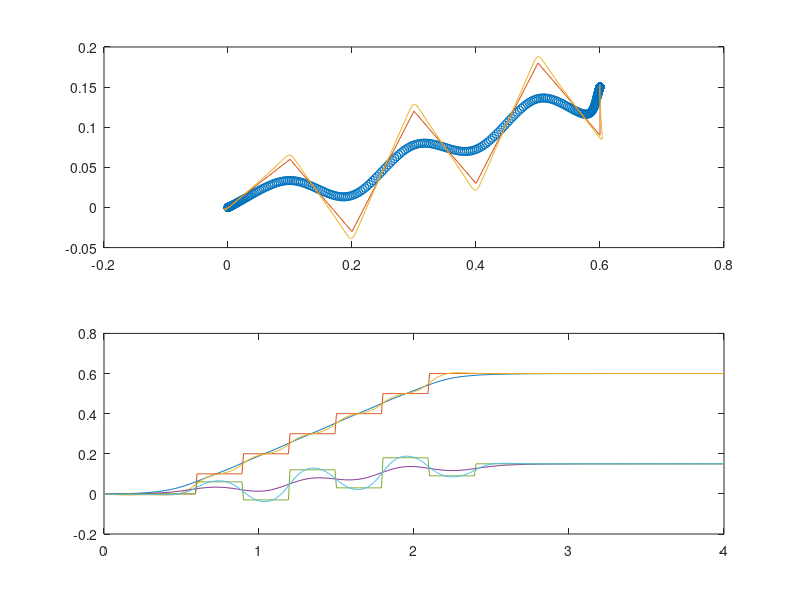

Reproduce this figure in MATLAB.
%%%%%%%%%%%%%%%%%%%%%%%%%%%%%%%%%%%%%%%%%%%%%%%%%%%%%%%%%%%%%%%%%%%%%%%%%%%%%%%%
pkg load control
clear;                                  % 変数の初期化
                                        % ★★★足の着地時間(s)，x方向の位置(m)，y方向の位置(m)
foot = [0 0 0; 0.6 0.1 0.06; 0.9 0.2 -0.03; 1.2 0.3 0.12; 1.5 0.4 0.03; 1.8 0.5 0.18; 2.1 0.6 0.09; 2.4 0.6 0.15; 100 0 0];
forward_period = 1.0;                   % 予見制御の時間(s)
calculate_period = 4.0;                 % 歩行パターンを生成する期間(s)
dt = 0.01;                              % サンプリングタイム (s)
zh = 0.27;                              % 重心位置 (m)
g  = 9.8;                               % 重力加速度 (m/s^2)
A = [0 1 0; 0 0 1; 0 0 0];              % 式(5.8)
B = [0; 0; 1];
C = [1 0 -zh/g];                        % 式(5.9)
D = 0;
sys = ss(A, B, C, D);
sys_d = c2d(sys, dt);                   % 離散化
if (substr(version,1,3)=="3.2")
  [A_d, B_d, C_d, D_d] = sys2ss(sys_d); % 式(5.10)
else
  [A_d, B_d, C_d, D_d] = ssdata(sys_d);
endif
E_d = [dt; 1; 0];                       % 式(5.11)

Zero = [0; 0; 0];                       % 式(5.12),(5.13)
Phai = [1 -C_d*A_d; Zero A_d];
G = [-C_d*B_d; B_d];
GR = [1; Zero];
Gd = [-C_d*E_d; E_d];

Q = zeros(4);
Q(1) = 10^4;                            % ★★★最適制御の重み係数　大：ZMPが理想に近づく
H = 1;                                  % 同じく重み係数　大：入力が少なくなる．

P = dare(Phai, G, Q, H);                % 離散時間系でのリカッチ方程式の解
F = -inv(H+G'*P*G)*G'*P*Phai;                                % ★★★フィードバックゲイン 式(2.13)



x = [0; 0; 0];
y = [0; 0; 0];
xp = x;
yp = x;

t = 0:dt:calculate_period;

%%%%%%%%%%%%%%%%%%%%%%%%%%%%%%%%%%%%%%%%%%%%%%%%%%%%%%%%%%%%%%%%%%%%%%%%%%%%%%%%

i = 1;                                  % 目標ZMP波形の生成
n = 1;                                  % 足の着地時間・位置 foot → 目標ZMPパターン prefx, prefy
for tt = 0:dt:calculate_period+forward_period+1
  if (tt == foot(n,1))
    prefx(i) = foot(n,2);
    prefy(i) = foot(n,3);
    n = n + 1;
  else
    prefx(i) = prefx(i-1);
    prefy(i) = prefy(i-1);
  endif
  i = i + 1;
endfor

%%%%%%%%%%%%%%%%%%%%%%%%%%%%%%%%%%%%%%%%%%%%%%%%%%%%%%%%%%%%%%%%%%%%%%%%%%%%%%%%

i = 0;
ux = uy = 0;

xi = (eye(4)-G*(H+G'*P*G)^(-1)*G'*P)*Phai;

for tt = t
  i = i + 1;
% fd = (H+G'*P*G)^(-1)*G'*(xi')^1*P*Gd;	% 外乱除去用　未使用
  px = C_d*x;                           % 実際のZMP位置
  py = C_d*y;
  ex = prefx(i) - px;                   % 目標ZMP位置と実際との差
  ey = prefy(i) - py;
  X = [ex; x - xp];                     % 式(2.5),(2,6)
  Y = [ey; y - yp];
  xp = x;                               % 差分を計算するため，一つ前の値を保存
  yp = y;
  dux = F * X;                          % 式(2.8)
  j = 0;
  for ttt = tt : dt : (tt + forward_period)
    j = j + 1;
    if (prefx(i+j) - prefx(i+j-1)) != 0
      f  = -inv(H+G'*P*G)*G'*(xi'^(j-1))*P*GR;% ★★★式(2.14)
      dux = dux + f * (prefx(i+j) - prefx(i+j-1));    % 式(2.12)
    endif
  endfor
  ux += dux;
  duy = F * Y;                          % y方向の予見制御
  j = 0;
  for ttt = tt : dt : (tt + forward_period)
    j = j + 1;
    if (prefy(i+j) - prefy(i+j-1)) != 0
      f  = -inv(H+G'*P*G)*G'*(xi'^(j-1))*P*GR;                         % ★★★式(2.14)
      duy = duy + f * (prefy(i+j) - prefy(i+j-1));    % 式(2.12)
    endif
  endfor
  uy += duy;

  dx = 0;                               % 外乱（今回は無し）
  dy = 0;
  x = A_d * x + B_d * ux + E_d * dx * dt;    % 重心位置の計算
  y = A_d * y + B_d * uy + E_d * dy * dt;
  x0(i) = x(1);                         % 重心位置の描画用
  y0(i) = y(1);
  x1(i) = prefx(i);                     % 目標ZMP位置の描画用
  y1(i) = prefy(i);
  x2(i) = px;                           % 実際のZMP位置の描画用
  y2(i) = py;
endfor
subplot(2,1,1);                         % グラフの描画
plot(x0, y0, "o", x1, y1, x2, y2);
subplot(2,1,2);
plot(t, x0, t, x1, t, x2, t, y0, t, y1, t, y2);
